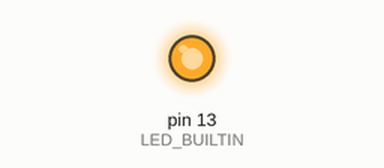
This sketch was run on a simulated Arduino Uno, built with avr-gcc and run on an emulated ATmega328P. On the bench: output pins drawn as LEDs (lit = HIGH).

Above: at 6.3 s.
At 27.16 s:
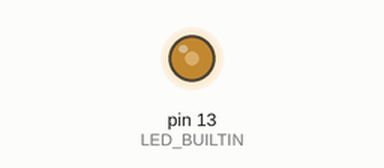
At 38.51 s:
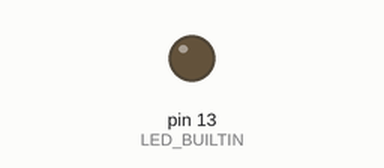
Timing chart, 0 to 40.0 s (numbered marks = the images above):
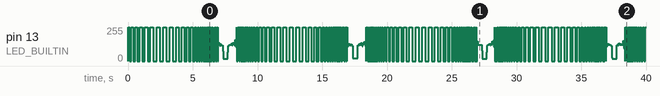

The sketch:

ArduinoSin.ino
```cpp
float wait = 0.f;
const float frequency  = 0.1f;

void setup()
{
  pinMode(LED_BUILTIN, OUTPUT);
}

void loop()
{
  wait = 128.f + 128.f * sin(2.f * PI * frequency * millis() / 1000.f);

  digitalWrite(LED_BUILTIN, HIGH);
  delay(wait);

  digitalWrite(LED_BUILTIN, LOW);
  delay(wait);
}
```

Measured:
- by itself, pin 13 (LED_BUILTIN): 0/255 → 255/255 at 0.00 s, → 0/255 0.13 s later, → 255/255 0.13 s later, → 0/255 0.15 s later, … (522 changes in this stretch)
